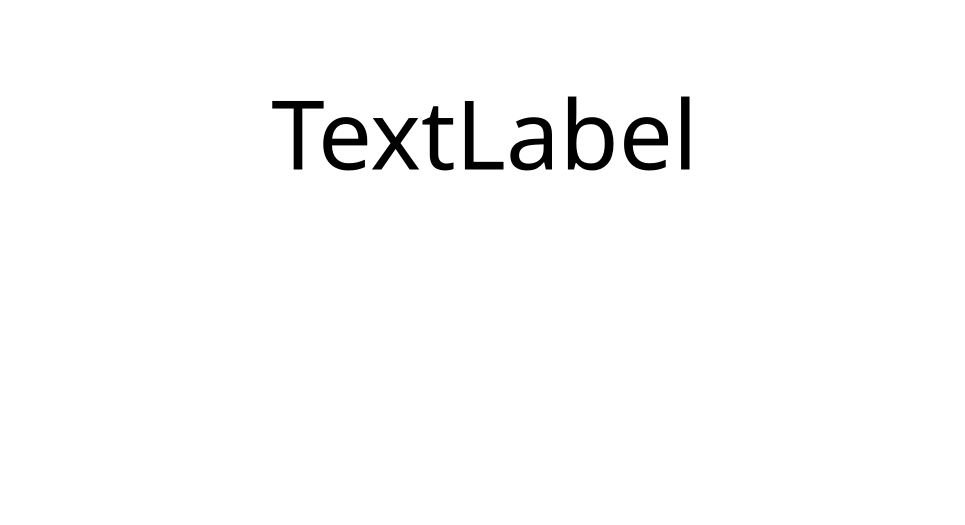
<?xml version="1.0" encoding="UTF-8"?>
<ui version="4.0">
 <class>Form</class>
 <widget class="QWidget" name="Form">
  <property name="geometry">
   <rect>
    <x>0</x>
    <y>0</y>
    <width>965</width>
    <height>525</height>
   </rect>
  </property>
  <property name="windowTitle">
   <string>Form</string>
  </property>
  <property name="styleSheet">
   <string notr="true">background-color: white;</string>
  </property>
  <widget class="QLabel" name="display">
   <property name="geometry">
    <rect>
     <x>0</x>
     <y>0</y>
     <width>969</width>
     <height>265</height>
    </rect>
   </property>
   <property name="font">
    <font>
     <family>Galmuri9</family>
     <pointsize>72</pointsize>
    </font>
   </property>
   <property name="text">
    <string>TextLabel</string>
   </property>
   <property name="alignment">
    <set>Qt::AlignCenter</set>
   </property>
   <property name="wordWrap">
    <bool>true</bool>
   </property>
  </widget>
 </widget>
 <resources/>
 <connections/>
</ui>
